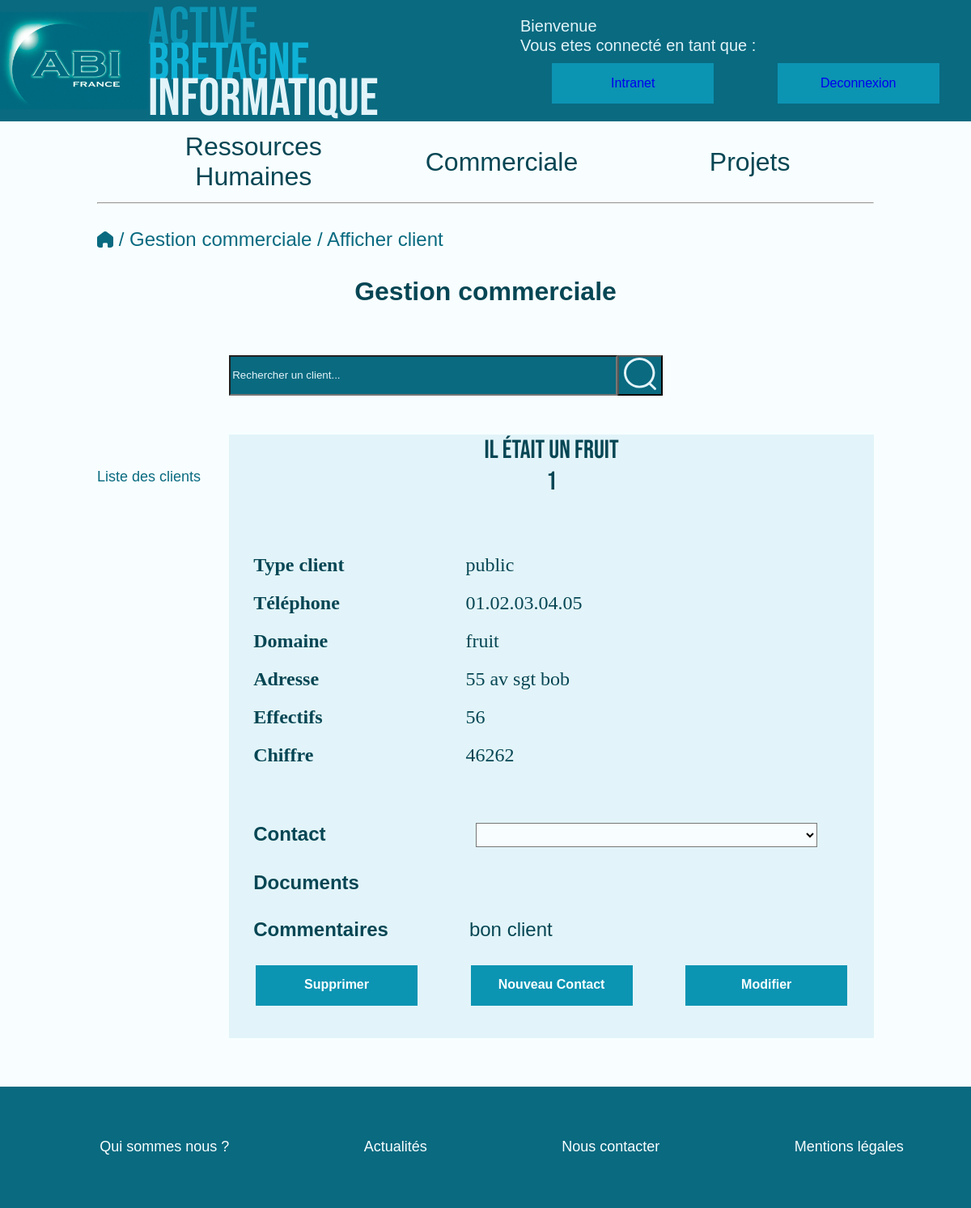
/afficherClient.php?id=1, run on an earlier commit of the app's database.
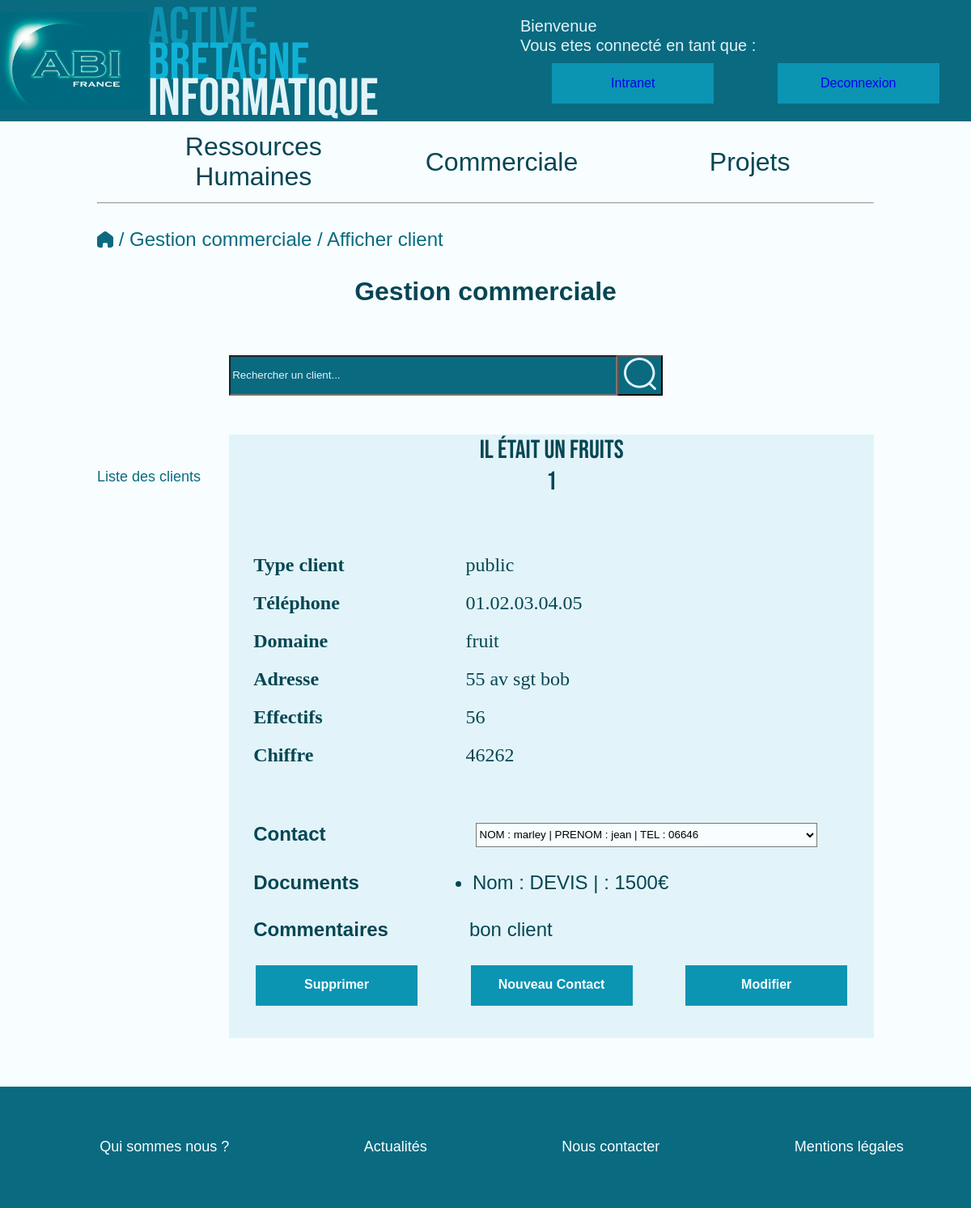
And on a later commit of the database.
### tables this page shows
CREATE TABLE IF NOT EXISTS `client` (
  `idClient` int(11) NOT NULL AUTO_INCREMENT,
  `raisonSociale` char(32) NOT NULL,
  `typeSociete` char(25) DEFAULT NULL,
  `activite` char(25) DEFAULT NULL,
  `adresse` char(255) DEFAULT NULL,
  `telephoneClient` char(15) DEFAULT NULL,
  `nature` char(25) DEFAULT NULL,
  `CA` decimal(10,0) DEFAULT NULL,
  `effectif` int(11) DEFAULT NULL,
  `commentComm` text,
  `idContact` int(11) DEFAULT NULL,
  PRIMARY KEY (`idClient`)
);

CREATE TABLE IF NOT EXISTS `document` (
  `idDoc` int(11) NOT NULL AUTO_INCREMENT,
  `titre` char(255) DEFAULT NULL,
  `resume` char(255) DEFAULT NULL,
  `dateEdition` date DEFAULT NULL,
  `idContact` int(11) DEFAULT NULL,
  PRIMARY KEY (`idDoc`)
);

### afficherClient.php (the view, shortened to what the changed rows need)
<?php
$id = ($_GET['id']);
?>
<!DOCTYPE html>
<html lang="en">
<head>
    <link rel="stylesheet" href="main.css">
</head>
<body>
    <?php require('headerConnecte.php') ?>
    <h2 class="h2Centre">Gestion commerciale</h2>
    <div class="containerGestionCommercial">
        <div class="interface">
            <?php
            try
            {
                $bdd = new PDO('mysql:host=localhost;dbname=abi;charset=utf8', 'root', '');
            }
            catch (Exception $e)
            {
                die('Erreur : ' . $e->getMessage());
            }
            $info = $bdd->prepare("SELECT * FROM client WHERE idClient=$id");
            $info->execute();
            $infoId = $info->fetchAll();
            foreach($infoId as $donnees)
            ?>
            <div class="contenuAfficherClient">
                <div class="divNomDuClient">
                    <p class="nomDuClient"><?php echo $donnees['raisonSociale'];?></p>
                    <p class="nomDuClient"><?php echo $donnees['idClient'];?></p>
                </div>
                <div class="donneesAffichageClient">
                    <div class="infosVariables">
                        <p class="infosTxT"><?php echo $donnees['typeSociete'];?></p>
                        <p class="infosTxT"><?php echo $donnees['telephoneClient'];?></p>
                        <p class="infosTxT"><?php echo $donnees['activite'];?></p>
                        <p class="infosTxT"><?php echo $donnees['adresse'];?></p>
                        <p class="infosTxT"><?php echo $donnees['effectif'];?></p>
                        <p class="infosTxT"><?php echo $donnees['CA'];?></p>
                    </div>
                </div>
                <div class="donneesAffichageClientListes">
                    <p class="infosTxtFixes" id="ancreContact">Contact</p>
                    <select class="listeScroll">
                    <?php
                    require 'connexionBDD.php';
                    $req = $bdd->prepare("SELECT * FROM contact WHERE idClient = :idClient");
                    $req->execute(['idClient' => $_GET['id']]);
                    $results = $req->fetchall();
                    if (count($results) > 0) {
                        foreach ($results as $contacts) {
                            echo "<option value={$contacts['idContact']}>NOM : {$contacts['nomContact']}   |   PRENOM : {$contacts['prenomContact']}   |   TEL : {$contacts['telContact']}</option>";
                        }
                    }
                    ?>
                    </select>
                </div>
                <div class="donneesAffichageClientListes">
                    <div class="listeSansScroll documentsImage">
                        <ul>
                        <?php
                        if(isset($contacts['idContact'])){
                            require 'connexionBDD.php';
                            $req = $bdd->prepare("SELECT * FROM document WHERE idContact = :idContact");
                            $req->execute(['idContact' => $contacts['idContact']]);
                            $results = $req->fetchall();
                            if (count($results) > 0) {
                                foreach ($results as $documents) {
                                    echo "<li>Nom : {$documents['titre']} |  : {$documents['resume']}</li>";
                                }
                            }
                        }
                        ?>
                        </ul>
                    </div>
                </div>
                <div class="donneesAffichageClientListes">
                    <div>
                        <p class="listeSansScroll"><?php echo $donnees['commentComm'];?>
                        </p>
                    </div>
                </div>
            </div>
        </div>
    </div>
    <?php require('footer.php') ?>
</body>
</html>

What changed in the data, as far as the page shows it:
changed client "public": raisonSociale "il était un fruit" → "il était un fruits"
added document: titre "DEVIS", resume "1500€"
Also different on the page:
form field value: (not shown) → "NOM : marley | PRENOM : jean | TEL : 06646"
